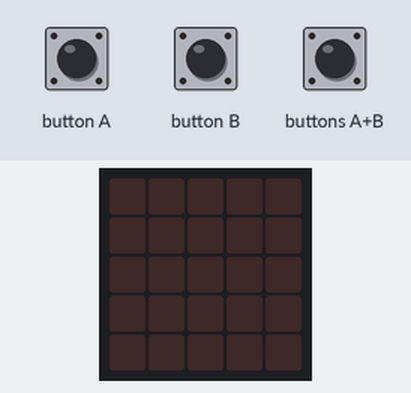
Simulated run of this program. Board: BBC micro:bit (MakeCode). On the bench: the board's 5×5 LED display. The inputs (shaded band) are chosen by the test bench.

Above: at 1.2 s.
1.3 s: button A pressed for 0.15 s
At 2.4 s:
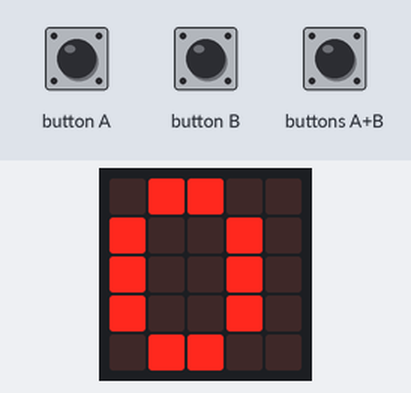
2.9 s: button B pressed for 0.15 s
At 3.6 s:
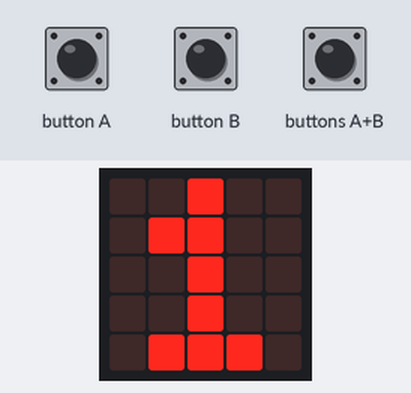
4.5 s: button B pressed for 0.15 s
At 6.1 s:
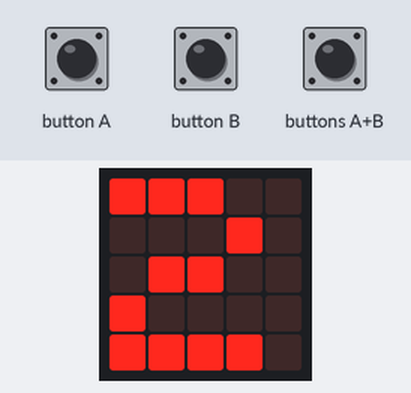
Timing chart, 0 to 7.6 s (numbered marks = the images above; inputs shaded):
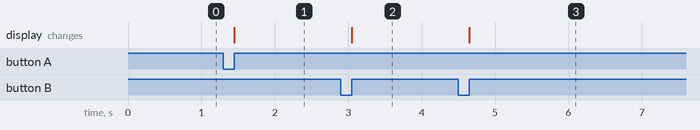

The program:

main.ts
```typescript
input.onButtonPressed(Button.A, function () {
    basic.showNumber(compte)
})
input.onButtonPressed(Button.AB, function () {
    compte = 0
})
input.onButtonPressed(Button.B, function () {
    compte += 1
    basic.showNumber(compte)
})
let compte = 0
compte = 0
```

test.ts
```typescript
// les tests vont ici ; cela ne sera pas compilé si ce paquet est utilisé en tant qu'extension.
```

Measured:
- after the input at 1.3 s, the display: changes after 0.15 s (image 1)
- after the input at 2.9 s, the display: changes after 0.15 s (image 2)
- after the input at 4.5 s, the display: changes after 0.15 s (image 3)
